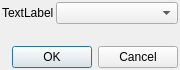
<?xml version="1.0" encoding="UTF-8"?>
<ui version="4.0">
 <class>DlgSelectorBytDate</class>
 <widget class="QDialog" name="DlgSelectorBytDate">
  <property name="windowModality">
   <enum>Qt::ApplicationModal</enum>
  </property>
  <property name="geometry">
   <rect>
    <x>0</x>
    <y>0</y>
    <width>180</width>
    <height>70</height>
   </rect>
  </property>
  <property name="windowTitle">
   <string>Select by date.</string>
  </property>
  <property name="windowIcon">
   <iconset resource="resources.qrc">
    <normaloff>:/img/images/glyphicons_119_table.png</normaloff>:/img/images/glyphicons_119_table.png</iconset>
  </property>
  <layout class="QVBoxLayout" name="verticalLayout">
   <property name="spacing">
    <number>2</number>
   </property>
   <property name="leftMargin">
    <number>2</number>
   </property>
   <property name="topMargin">
    <number>2</number>
   </property>
   <property name="rightMargin">
    <number>2</number>
   </property>
   <property name="bottomMargin">
    <number>2</number>
   </property>
   <item>
    <layout class="QFormLayout" name="formLayout">
     <property name="horizontalSpacing">
      <number>2</number>
     </property>
     <property name="verticalSpacing">
      <number>2</number>
     </property>
     <item row="0" column="0">
      <widget class="QLabel" name="Label">
       <property name="text">
        <string>TextLabel</string>
       </property>
      </widget>
     </item>
     <item row="0" column="1">
      <widget class="QComboBox" name="cboValues"/>
     </item>
    </layout>
   </item>
   <item>
    <widget class="QDialogButtonBox" name="buttonBox">
     <property name="orientation">
      <enum>Qt::Horizontal</enum>
     </property>
     <property name="standardButtons">
      <set>QDialogButtonBox::Cancel|QDialogButtonBox::Ok</set>
     </property>
    </widget>
   </item>
  </layout>
 </widget>
 <resources>
  <include location="resources.qrc"/>
 </resources>
 <connections>
  <connection>
   <sender>buttonBox</sender>
   <signal>accepted()</signal>
   <receiver>DlgSelectorBytDate</receiver>
   <slot>accept()</slot>
   <hints>
    <hint type="sourcelabel">
     <x>248</x>
     <y>254</y>
    </hint>
    <hint type="destinationlabel">
     <x>157</x>
     <y>274</y>
    </hint>
   </hints>
  </connection>
  <connection>
   <sender>buttonBox</sender>
   <signal>rejected()</signal>
   <receiver>DlgSelectorBytDate</receiver>
   <slot>reject()</slot>
   <hints>
    <hint type="sourcelabel">
     <x>316</x>
     <y>260</y>
    </hint>
    <hint type="destinationlabel">
     <x>286</x>
     <y>274</y>
    </hint>
   </hints>
  </connection>
 </connections>
</ui>
